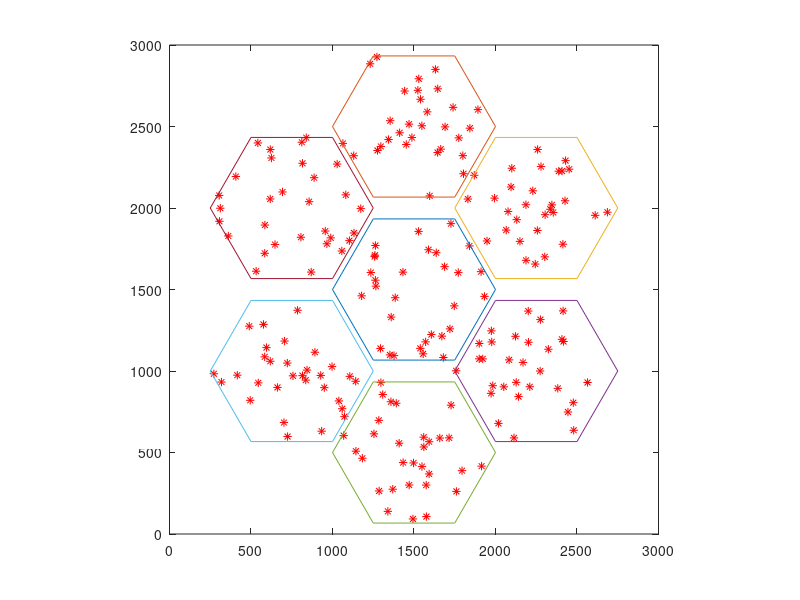

The MATLAB source for this figure:
%**************************************************************************
% Filename: FFR_Simulator.m
% Group Name: GTW-E
% Date: 03/17/2020
% Description: Script used to simulate Fractional Frequency Reuse(FFR)
% medthods for HetNet applications. FFR algorithm is modeled to
% analyze performance tradeoffs. 
%
% FFR Algorithms:
%                FFR-3SL (Proposed Paper) 
%
%**************************************************************************

%----------------------------------------------------
% Common Sim Variables
%----------------------------------------------------
BER     = 10^-5;                % Target Bit Error Rate(BER)
alpha   = -1.5/log(BER);        % Constant for target BER
delta_f  = 15e3;                % Subcarrier spacing (Hz)
CH_BW   = 20e6;                 % Channel Bandwidth (Hz)
Max_Subcarriers = CH_BW/delta_f;% Maximum number of subcarriers
macro_radius = 500;             % Macrocell radius(m)
femto_radius = 30;              % femtocell radius(m)
m_users = 150;                  % Macrocell Users
f_users = 150;                  % Femtocell Users
SCpRB   = 12;                   % Sub-carriers per resource block
Num_RB  = 100;                  % Total number of resource blocks
Num_SC  = Num_RB*SCpRB;         % Number of subcarriers
transmitPower_macro = 20;       % Macrocell transmit power in Watts
MC_TxP_vec  = [10 15 20];       % Macrocell Base Station Transmit Power
transmitPower_femto = 20e-3;	% Femtocell Base Station Transmit Power in Watts
transmitPower_mue   = 1;        % MUE transmit power (ASSUMPTION because the paper doesn't cite one)
Noise_PSD  = -174;              % Noise Power Spectral Density (dBm/Hz)
Num_Mc  = 7;                    % Number of Macrocells
Num_Fc  = 30;                   % Number of Femtocells per macrocell
T_Num_Fc  = 210;                % Total Number of Femtocells
Num_RB  = 100;                  % Number of Resource Blocks
SB_Sect = 4;                    % Subbands per sector
total_subbands = 7;             % Total freq band is divided into 7 subbands A-G
d_vec  = 5;                     % Distance from base station to user in meters
MUE_vec = 1:150;                % vector of macro user equipments to loop through
subcarriers_vec = 1:1333;       % vector of subcarriers. This was calculated by 
                                % dividing the channel bandwidth of 20 MHz by the 
                                % subcarrier spacing of 15 kHz. 
number_of_runs = 100;           % number of times to run the Monte Carlo sim


%-------------------------------------------
% Macrocell - SINR, Capacity, and Throughput
%-------------------------------------------
% Precompute femtocell distance vector for simulation
% Distance to any interferring femtocell will be 60 - 470m
d_femto_vec = round(rand(1,Num_Fc)*(470) + (2*femto_radius));   

% Precompute femtocell distance vector for simulation
d_user_vec  = round(rand(1,m_users)*(macro_radius)+1);

A_idx=0;
SubCarriers_Assigned = 0;
Nf_vec = 30:210;
Tm_macro_vec = zeros(1,length(Nf_vec));
for Nf=Nf_vec
    
    SubCarriers_Assigned = 0;
    Tm_user_vec = zeros(1,m_users);
    for m=1:m_users
        
        % Convert Macrocell power to watts
        MC_TxP = MC_TxP_vec(3);
        MC_TxP_W = 10^(MC_TxP/10);
        
        % Convert Femtocell power to watts
        FC_TxP_W = 10^(transmitPower_femto/10);
        
        
        % Summation of M neighboring Macro-cell's Power & Gain products on sub-carrier k
        % Equation 4 - Denomonator middle summation
        sigma_PMp_GMp = 0; % Initialize to zero
        sigma_PF_GF   = 0; % Initialize to zero
        for mc=1:(Num_Mc-1)
            %d = d_vec(m);
            d=866;
            PL_macro = 28.0 + 35*log10(d);
            Gain = 10^-(PL_macro/10);
            sigma_PMp_GMp = sigma_PMp_GMp + (MC_TxP_W*Gain);
            
            % Summation of F neighboring Femto-cell Power & Gain products on sub-carrier k
            for f=1:(Num_Fc)
                PL_femto = 28.0 + 35*log10(d_femto_vec(f));
                Gain = 10^-(PL_femto/10);
                sigma_PF_GF = sigma_PF_GF + (FC_TxP_W*Gain);
            end
            
        end
        
        % Calculate channel gain (NOTE: Removing the Xsigma and the |H|
        % Rayleigh Gaussian distribution).
        PL_user = 28.0 + 35*log10(d_user_vec(m));
        Ch_Gain_W = 10^(-PL_user/10);
        
        % SINR equation for a given Macro-cell on sub-carrier k
        % NOTE: this is equation 4 from the paper
        SINRmk = (MC_TxP_W*Ch_Gain_W)/(10^((Noise_PSD*delta_f)/10) + sigma_PMp_GMp + sigma_PF_GF);
        
        % Capacity of macro user m on sub-carrier k
        Cmk = delta_f*log2(1+alpha*SINRmk);
        

        % Calculate Throughput of the Macro-cell across all m users and all
        % subcarriers available to user.
        Tm = 0; % Initialize to zero
        for k=1:SCpRB
            
            % Create subcarrier assignments, but only assign up to the
            % alotted maximum number based on bandwidth and channel spacing
            if SubCarriers_Assigned <= Max_Subcarriers
                Beta_km = 1;
                SubCarriers_Assigned = SubCarriers_Assigned + 1;
            else
                Beta_km = 0;
            end
        
            Tm = Tm + Cmk * Beta_km;
        end
        
        % Assign throughput based on macrouser
        Tm_user_vec(m) = Tm;
        
    end
    
    A_idx = A_idx+1;
    Tm_macro_vec(A_idx) = sum(Tm_user_vec);
    
end

    
%%%%%%%%%%%%%%%%%%%%%%%%%%%%%%%%%%%%%%%%%%%%%%%%%%%%%%%%%%%%%%%%%%%%%%%%
% vvv Teresa's Additions vvv

% for ONE MUE in macrocell A, calculate the throughput
% assume MUE is assigned to 8 subcarriers

% 1x30 array for holding all throughput values - intialize all to 0
throughput_macro_array = zeros(1,210);
femto_distances = zeros(1,210);
mue_distances   = zeros(1,1050);
femtocell_array = 1:210;

% increment total femtocells for graphing
% Only include femtocells within macrocell A
for total_femto_count = femtocell_array

    % hold the sum of all MUE throughput - reset at every femtocell
    % increment
    total_throughput = 0;
    
    % multiply noise spectral density by the subcarrier spacing and convert
    % to Watts
    denominator = 10^((Noise_PSD * delta_f)/10);

    % calculate macrocell interference
    % Summation of M neighboring Macro-cell's Power & Gain products on sub-carrier k
    sigma_Pkm_GkmM = 0; % Initialize to zero
    % loop from 1 to total macrocells-1 because we aren't counting the cell
    % we are in
    for m=1:(Num_Mc-1)
        % assuming macrocell A, all other towers are 866 m away
        d_macro = 866;
        % outdoor pathloss - equation (2) from paper
        PL_macro = 28.0 + 35*log10(d_macro);

        % equation (3) from paper
        CG_macro = 10^-(PL_macro/10);

        % Add up all the interferers
        sigma_Pkm_GkmM = sigma_Pkm_GkmM + (transmitPower_macro*CG_macro);
    end

    % add the macrocell interferers to the denom 
    denominator = denominator + sigma_Pkm_GkmM;

    % femtocell interference
    % Summation of F neighboring Femto-cell Power & Gain products on sub-carrier k
    sigma_PkF_GkmF = 0; % Initialize to zero

    % Only include femtocells within macrocell A
    % TODO: how to calculate distances to femtocells in neighboring macrocells
    for f=1:total_femto_count
           
        % if this femto distance hasn't been populated yet, populate it
        if femto_distances(f) == 0
            % choose a random distance within this macrocell
        % TODO: create an array from 1-30 within each macrocell of random,
        % non-repeating distances?
        % randomize femtocell radius for entirety of network radius
            femto_distances(f) = randi([1, 1299]);
        end
        
        d_femto = femto_distances(f);
        
        PL_femto = 28.0 + 35*log10(d_femto);
        CG_femto = 10^-(PL_femto/10);
        sigma_PkF_GkmF = sigma_PkF_GkmF + (transmitPower_femto*CG_femto);
    end

    % add the macrocell interferers to the denom 
    denominator = denominator + sigma_PkF_GkmF;
    
    % Loop through all MUEs in the network
    for mue = 1:1050
        
        % if this femto distance hasn't been populated yet, populate it
        if mue_distances(mue) == 0
            % choose a random distance within the entire network
            mue_distances(mue) = randi([1, 1299]);
        end
        
        d_mue = mue_distances(mue);
       
        % Calculate for ONE subcarrier
        % assign the MUE to subcarriers (a 2D array of Beta?)
        % calculate the PL of the MUE based on that distance
        PL_mue = 28.0 + 35*log10(d_mue);

        % calculate channel gain for MUE
        CG_mue = 10^-(PL_mue/10);

        % numerator of the SINR equation
        % **NOTE From Eric: I read throught the paper and the references and this
        % power needs to be the macrocell transmit power. 
        numerator = transmitPower_macro * CG_mue;

        % combine values into SINR
        SINR_km = numerator / denominator;

        % calculate channel capacity
        channelCapacity_macro = delta_f * log2(1 + (alpha * SINR_km));

        % multiply beta and the channel capacity
        % each MUE is assigned to 8 subcarriers, so multiply channel capacity by 8
        % (because 8 of the Beta values will be 1 and we are summing over all
        % subcarriers)
        throughput_macro = channelCapacity_macro * 8;
        
        total_throughput = total_throughput + throughput_macro;
    end
        
    % assign the throughput for this femtocell increment to the array
    throughput_macro_array(total_femto_count) = total_throughput;
end

% figure; 
% plot(femtocell_array,throughput_macro_array, 'o');
% xlabel('Number of Femtocells');
% ylabel('Throughput (bps)');
% title('Teresa plot');

% Capture the center of each hexagon (location of each macrocell tower)
A_center_X = 1500;
A_center_Y = 1500;
B_center_X = 1500;
B_center_Y = 2500;
C_center_X = 2250;
C_center_Y = 2000;
D_center_X = 2250;
D_center_Y = 1000;
E_center_X = 1500;
E_center_Y = 500;
F_center_X = 750;
F_center_Y = 1000;
G_center_X = 750;
G_center_Y = 2000;

%In the code, I will create a hexagon centered at (1500,1500) with radius R. The snipplets can be used in mobile capacity predicts and general systems level simulation of cellular networks.
N = 30;     %Number of femtocells
R = 500;     %Radius of Hexagon
%Define the vertexes of the hexagon. They for angles 0, 60, 120, 180, 240 and 300 withe origin.
%Vertexes
Av_x = (R * cos((0:6)*pi/3)) + A_center_X;
Av_y = (R * sin((0:6)*pi/3)) + A_center_Y;
Bv_x = (R * cos((0:6)*pi/3)) + B_center_X;
Bv_y = (R * sin((0:6)*pi/3)) + B_center_Y;
Cv_x = (R * cos((0:6)*pi/3)) + C_center_X;
Cv_y = (R * sin((0:6)*pi/3)) + C_center_Y;
Dv_x = (R * cos((0:6)*pi/3)) + D_center_X;
Dv_y = (R * sin((0:6)*pi/3)) + D_center_Y;
Ev_x = (R * cos((0:6)*pi/3)) + E_center_X;
Ev_y = (R * sin((0:6)*pi/3)) + E_center_Y;
Fv_x = (R * cos((0:6)*pi/3)) + F_center_X;
Fv_y = (R * sin((0:6)*pi/3)) + F_center_Y;
Gv_x = (R * cos((0:6)*pi/3)) + G_center_X;
Gv_y = (R * sin((0:6)*pi/3)) + G_center_Y;

%The method used here is to generate many points in a square and choose N points that fall within the hexagon
%Generate 3N random points with square that is 2R by 2R
Ac_x = (R-rand(1, 3*N)*2*R) + A_center_X;
Ac_y = (R-rand(1, 3*N)*2*R) + A_center_Y;
Bc_x = (R-rand(1, 3*N)*2*R) + B_center_X;
Bc_y = (R-rand(1, 3*N)*2*R) + B_center_Y;
Cc_x = (R-rand(1, 3*N)*2*R) + C_center_X;
Cc_y = (R-rand(1, 3*N)*2*R) + C_center_Y;
Dc_x = (R-rand(1, 3*N)*2*R) + D_center_X;
Dc_y = (R-rand(1, 3*N)*2*R) + D_center_Y;
Ec_x = (R-rand(1, 3*N)*2*R) + E_center_X;
Ec_y = (R-rand(1, 3*N)*2*R) + E_center_Y;
Fc_x = (R-rand(1, 3*N)*2*R) + F_center_X;
Fc_y = (R-rand(1, 3*N)*2*R) + F_center_Y;
Gc_x = (R-rand(1, 3*N)*2*R) + G_center_X;
Gc_y = (R-rand(1, 3*N)*2*R) + G_center_Y;

%There is a command in MATLAB inploygon. 
%The command finds points within a polygon region.
%get the points within the polygon
A_IN = inpolygon(Ac_x, Ac_y, Av_x, Av_y);
B_IN = inpolygon(Bc_x, Bc_y, Bv_x, Bv_y);
C_IN = inpolygon(Cc_x, Cc_y, Cv_x, Cv_y);
D_IN = inpolygon(Dc_x, Dc_y, Dv_x, Dv_y);
E_IN = inpolygon(Ec_x, Ec_y, Ev_x, Ev_y);
F_IN = inpolygon(Fc_x, Fc_y, Fv_x, Fv_y);
G_IN = inpolygon(Gc_x, Gc_y, Gv_x, Gv_y);

%drop nodes outside the hexagon
Ac_x = Ac_x(A_IN);
Ac_y = Ac_y(A_IN);
Bc_x = Bc_x(B_IN);
Bc_y = Bc_y(B_IN);
Cc_x = Cc_x(C_IN);
Cc_y = Cc_y(C_IN);
Dc_x = Dc_x(D_IN);
Dc_y = Dc_y(D_IN);
Ec_x = Ec_x(E_IN);
Ec_y = Ec_y(E_IN);
Fc_x = Fc_x(F_IN);
Fc_y = Fc_y(F_IN);
Gc_x = Gc_x(G_IN);
Gc_y = Gc_y(G_IN);

%choose only N points
A_idx = randperm(length(Ac_x));
Ac_x = Ac_x(A_idx(1:N));
Ac_y = Ac_y(A_idx(1:N));
B_idx = randperm(length(Bc_x));
Bc_x = Bc_x(B_idx(1:N));
Bc_y = Bc_y(B_idx(1:N));
C_idx = randperm(length(Cc_x));
Cc_x = Cc_x(C_idx(1:N));
Cc_y = Cc_y(C_idx(1:N));
D_idx = randperm(length(Dc_x));
Dc_x = Dc_x(D_idx(1:N));
Dc_y = Dc_y(D_idx(1:N));
E_idx = randperm(length(Ec_x));
Ec_x = Ec_x(E_idx(1:N));
Ec_y = Ec_y(E_idx(1:N));
F_idx = randperm(length(Fc_x));
Fc_x = Fc_x(F_idx(1:N));
Fc_y = Fc_y(F_idx(1:N));
G_idx = randperm(length(Gc_x));
Gc_x = Gc_x(G_idx(1:N));
Gc_y = Gc_y(G_idx(1:N));

% Plot all of the femtocell locations
plot(Ac_x, Ac_y, 'r*');
hold on;
plot(Bc_x, Bc_y, 'r*');
hold on;
plot(Cc_x, Cc_y, 'r*');
hold on;
plot(Dc_x, Dc_y, 'r*');
hold on;
plot(Ec_x, Ec_y, 'r*');
hold on;
plot(Fc_x, Fc_y, 'r*');
hold on;
plot(Gc_x, Gc_y, 'r*');
hold on;

% Plot the hexagon outlines
plot(Av_x,Av_y);
plot(Bv_x,Bv_y);
plot(Cv_x,Cv_y);
plot(Dv_x,Dv_y);
plot(Ev_x,Ev_y);
plot(Fv_x,Fv_y);
plot(Gv_x,Gv_y);

hold on;

axis square;

hold off

% ^^^ Teresa's Additions ^^^
%%%%%%%%%%%%%%%%%%%%%%%%%%%%%%%%%%%%%%%%%%%%%%%%%%%%%%%%%%%%%%%%%%%%%%%%

%-------------------------------------------
% Femtocell - SINR, Capacity, and Throughput
%-------------------------------------------










%**************************************************************************
% Figures/Plots
%**************************************************************************

% figure; 
% plot(Nf_vec,(Tm_macro_vec/1e6), 'o');
% xlabel('Number of Femto-cells');
% ylabel('Throughput (Mbps)');
% title('Cool plot');
